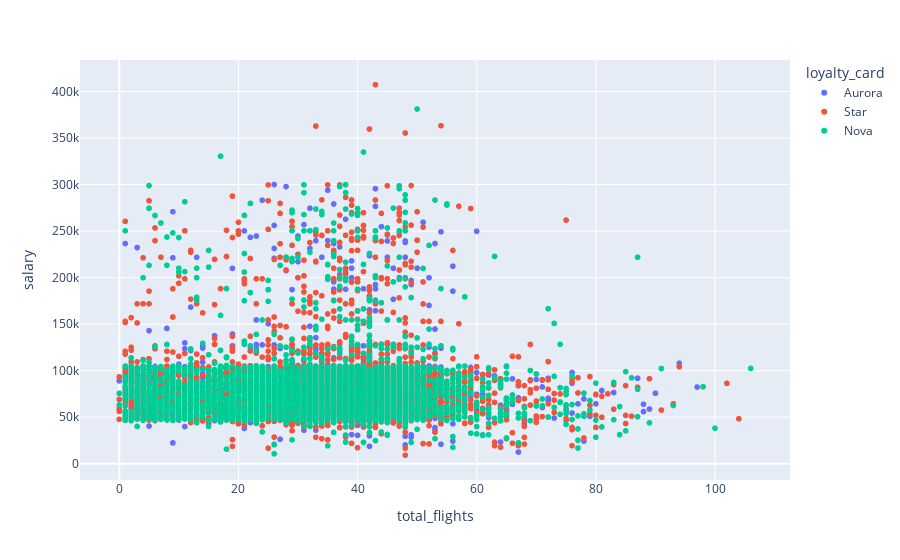

Source (notebook cell):
### Code cell
fig = px.scatter(pandas_df2,x='total_flights',y='salary',color='loyalty_card')
fig.show()
# pio.write_image(fig, "total_flights_vs_salary.jpeg")
# No pattern was seen from the graph. 
# Even without statistics, we can assume that no significant correlation between total_flights and salary

### Figure 1 — Plotly figure (JSON) as saved in the notebook; plotly's stock layout.template omitted (floating-point values rounded to 4 significant figures; data arrays with more than 128 entries replaced by an {"elided": "..."} marker saying what was removed)
{"data": [{"hovertemplate": "loyalty_card=Aurora<br>total_flights=%{x}<br>salary=%{y}<extra></extra>", "legendgroup": "Aurora", "marker": {"color": "#636efa", "symbol": "circle"}, "mode": "markers", "name": "Aurora", "showlegend": true, "type": "scattergl", "x": {"elided": "2635 int values"}, "xaxis": "x", "y": {"elided": "2635 int values"}, "yaxis": "y"}, {"hovertemplate": "loyalty_card=Star<br>total_flights=%{x}<br>salary=%{y}<extra></extra>", "legendgroup": "Star", "marker": {"color": "#EF553B", "symbol": "circle"}, "mode": "markers", "name": "Star", "showlegend": true, "type": "scattergl", "x": {"elided": "5525 int values"}, "xaxis": "x", "y": {"elided": "5525 int values"}, "yaxis": "y"}, {"hovertemplate": "loyalty_card=Nova<br>total_flights=%{x}<br>salary=%{y}<extra></extra>", "legendgroup": "Nova", "marker": {"color": "#00cc96", "symbol": "circle"}, "mode": "markers", "name": "Nova", "showlegend": true, "type": "scattergl", "x": {"elided": "4339 int values"}, "xaxis": "x", "y": {"elided": "4339 int values"}, "yaxis": "y"}], "layout": {"legend": {"title": {"text": "loyalty_card"}, "tracegroupgap": 0}, "margin": {"t": 60}, "xaxis": {"anchor": "y", "domain": [0, 1], "title": {"text": "total_flights"}}, "yaxis": {"anchor": "x", "domain": [0, 1], "title": {"text": "salary"}}}}
